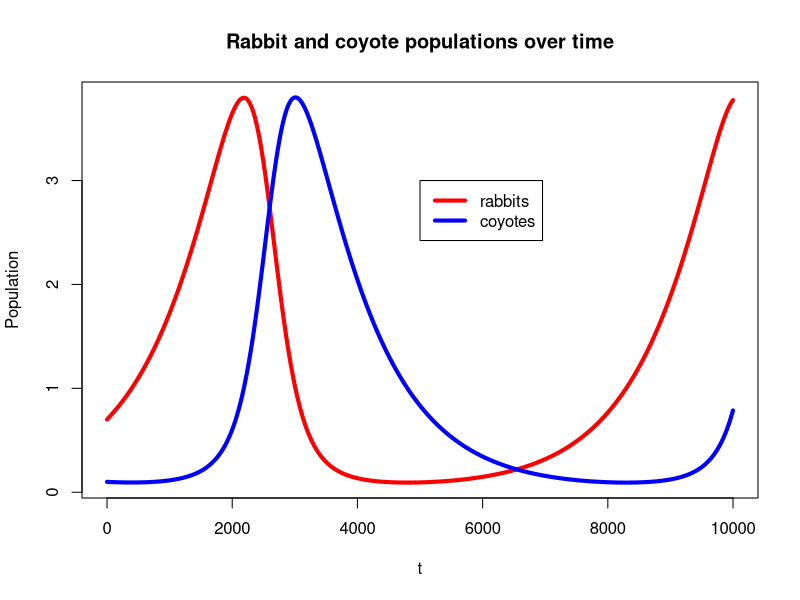

The R source for this figure:
#
# Reginald Edwards
# 9 April 2012
# reginald.edwards@gmail.com
#
# This script produces a plot of the population dynamics of the rabbit-coyote
# system. It relies on input data from "rabbits-and-coyotes.cpp"
#

population <- read.table("population.txt", header=FALSE, sep=" ")

names(population) <- c("t", "rabbits", "coyotes")

y.range <- range(population$rabbits, population$coyotes)

jpeg("Rabbits and Coyotes.jpg")
  plot(population$t, population$rabbits, type="l", col="red", lwd=4, ylim=y.range, xlab="t", ylab="Population", main="Rabbit and coyote populations over time")
  points(population$t, population$coyotes, type="l", col="blue", lwd=4)
  legend(5000,3, c("rabbits", "coyotes"), col=c("red","blue"), lty=1, lwd=4)
dev.off()
